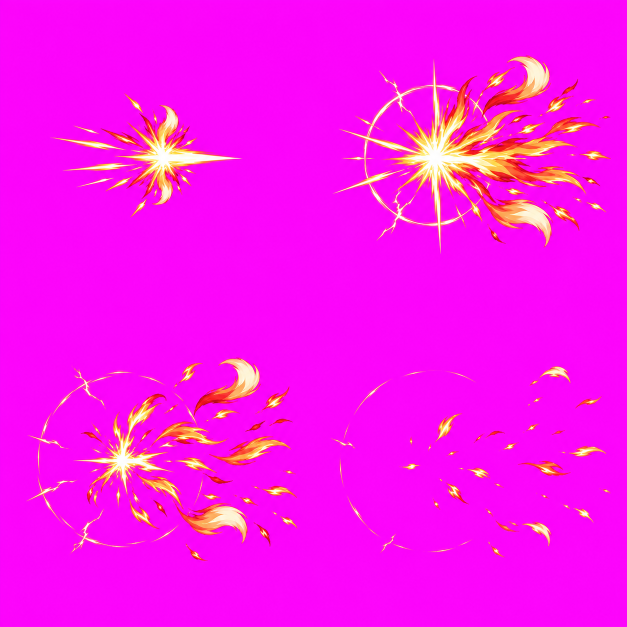
#> input picture assets/fx/heroes/fire/pierce3/raw-sheet.png, 1254 x 1254 px, found by its file name (shown at 1/2 size)
$ python align.py
#> lines starting #> are read from the running program, lines starting #| are printed output that depends on the picture; after the words box and inside, x2 and y2 are one past the last pixel; in counts of white or black regions, pixels touching at a corner belong together
# The spear-hit burst (owner 07/11: "loại hiệu ứng mũi lao trúng địch"): every frame's impact point on one spot, so the
# burst does not jump between frames. The point is the centroid of each frame's white-hot core; the last frame (embers
# only) keeps the shift of the frame before it. Writes raw-aligned.png for export_fx.py.
import json
import numpy as np
from PIL import Image
im = np.asarray(Image.open('pierce3/raw-sheet.png').convert('RGB')).astype(int); H, W = im.shape[:2]; cw, ch = W // 2, H // 2
#> after `H, W = im.shape[:2]`: H = 1254; W = 1254
#> after `cw, ch = (W // 2, H // 2)`: cw = 627; ch = 627
cells = [im[(i // 2) * ch:(i // 2 + 1) * ch, (i % 2) * cw:(i % 2 + 1) * cw] for i in range(4)]
#> cells = 4 items
def core(c):
    # the largest white-hot blob (the star at the impact point; the flames' highlights are smaller)
    from scipy import ndimage
    m = (c[..., 0] > 248) & (c[..., 1] > 240) & (c[..., 2] > 200)
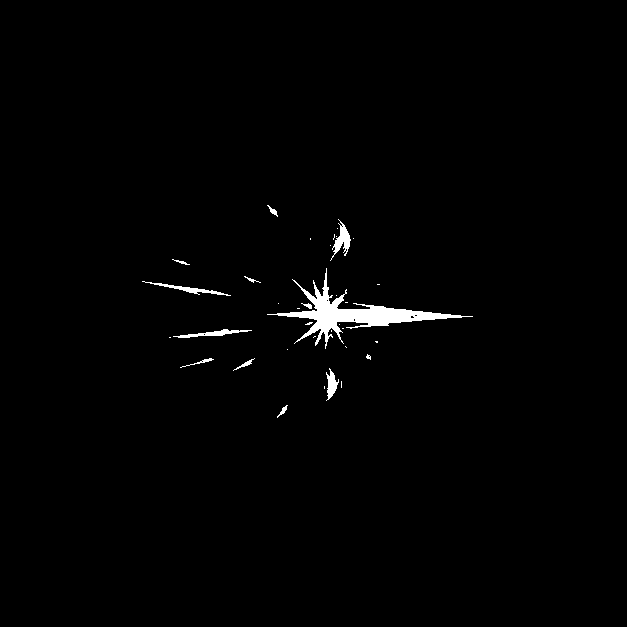
#> m: shape (627, 627) bool; 1.1% white; 35 white regions (23 under 20 px), largest, box (x1, y1, x2, y2) and area: (267, 268, 473, 349) 2962, (330, 219, 351, 261) 309, (142, 281, 231, 296) 261
    lab, n = ndimage.label(ndimage.binary_dilation(m, iterations=3))
#> lab: shape (627, 627) int32; 18 distinct labels, from 0 to 17
#> n = 17
    if not n: return None
    sizes = ndimage.sum(m, lab, range(1, n + 1)); k = int(np.argmax(sizes)) + 1
#> after `sizes = ndimage.sum(m, lab, range(1, n + 1))`: sizes = 17 values, max 3025 at index 4, min 1 at index 8, mean 257.3
#> after `k = int(np.argmax(sizes)) + 1`: k = 5
    if sizes[k - 1] < 40: return None
    ys, xs = np.nonzero(m & (lab == k)); return xs.mean(), ys.mean()
#> after `ys, xs = np.nonzero(m & (lab == k))`: ys = 3025 values from 268 to 348; xs = 3025 values, max 472 at index 1826, min 267 at index 1278, mean 352.7
cores = [core(c) for c in cells[:3]] + [None]; print([tuple(round(v) for v in c) if c else None for c in cores])
#> in core (call 2), `m = (c[..., 0] > 248) & (c[..., 1] > 240) & (c[..., 2] > 200)`: m: shape (627, 627) bool; 2.5% white; 165 white regions (129 under 20 px), largest, box (x1, y1, x2, y2) and area: (189, 235, 350, 477) 4920, (396, 415, 466, 458) 777, (423, 122, 460, 179) 734
#> in core (call 2), `lab, n = ndimage.label(ndimage.binary_dilation(m, iterations=3))`:
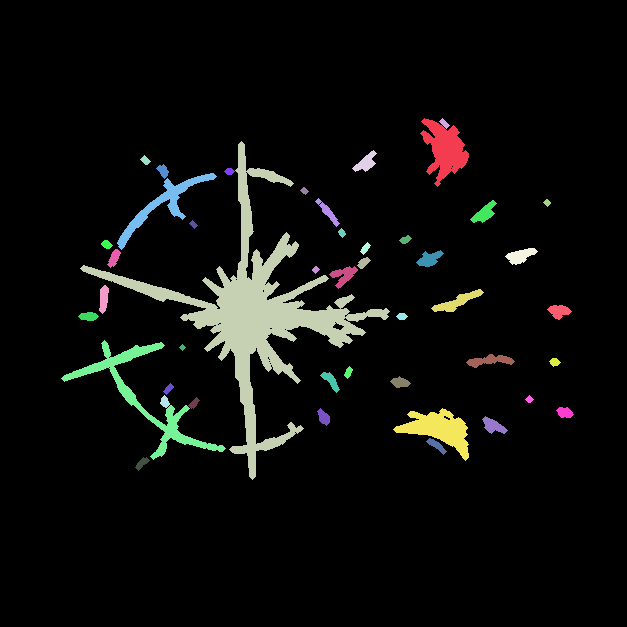
#> lab: shape (627, 627) int32; 47 distinct labels, from 0 to 46; one colour per label, 0 black
#> in core (call 2), `lab, n = ndimage.label(ndimage.binary_dilation(m, iterations=3))`: n = 46
#> in core (call 2), `sizes = ndimage.sum(m, lab, range(1, n + 1))`: sizes = 46 values, max 6157 at index 2, min 1 at index 9, mean 216.6
#> in core (call 2), `k = int(np.argmax(sizes)) + 1`: k = 3
#> in core (call 2), `ys, xs = np.nonzero(m & (lab == k))`: ys = 6157 values from 144 to 476; xs = 6157 values, max 386 at index 2550, min 83 at index 720, mean 253.5
#> in core (call 3), `m = (c[..., 0] > 248) & (c[..., 1] > 240) & (c[..., 2] > 200)`: m: shape (627, 627) bool; 1.3% white; 101 white regions (74 under 20 px), largest, box (x1, y1, x2, y2) and area: (172, 246, 323, 344) 1828, (472, 98, 509, 152) 735, (418, 394, 485, 428) 719
#> in core (call 3), `lab, n = ndimage.label(ndimage.binary_dilation(m, iterations=3))`:
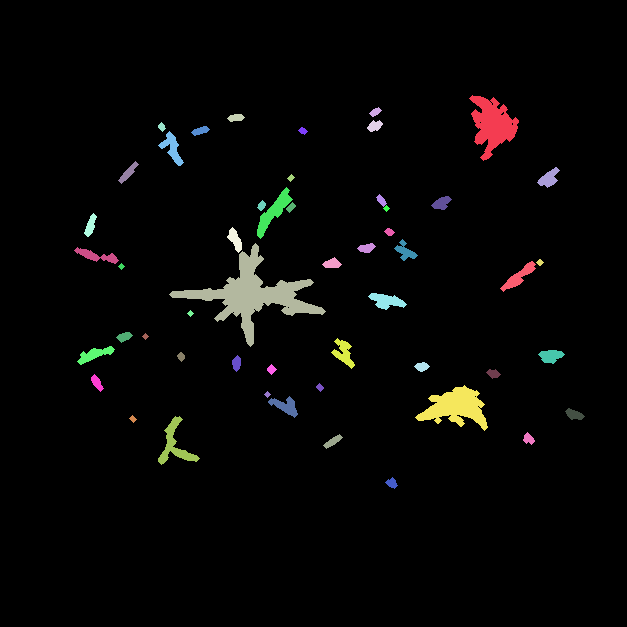
#> lab: shape (627, 627) int32; 52 distinct labels, from 0 to 51; one colour per label, 0 black
#> in core (call 3), `lab, n = ndimage.label(ndimage.binary_dilation(m, iterations=3))`: n = 51
#> in core (call 3), `sizes = ndimage.sum(m, lab, range(1, n + 1))`: sizes = 51 values, max 1856 at index 21, min 1 at index 16, mean 98.06
#> in core (call 3), `k = int(np.argmax(sizes)) + 1`: k = 22
#> in core (call 3), `ys, xs = np.nonzero(m & (lab == k))`: ys = 1856 values from 246 to 343; xs = 1856 values, max 322 at index 1696, min 172 at index 837, mean 252.8
#> after `cores = [core(c) for c in cells[:3]] + [None]`: cores = 4 items
#| [(353, 314), (254, 314), (253, 294), None]
target = cores[1]; out = np.full_like(im, (255, 0, 255)); last = (0, 0)
#> after `target = cores[1]`: target = (253.5, 314.1)
for i, c in enumerate(cells):
    dx, dy = (round(target[0] - cores[i][0]), round(target[1] - cores[i][1])) if cores[i] else last; last = (dx, dy)
    sh = np.full_like(c, (255, 0, 255)); ys, xs = np.mgrid[0:ch, 0:cw]; ty, tx = ys + dy, xs + dx; ok = (ty >= 0) & (ty < ch) & (tx >= 0) & (tx < cw)
    sh[ty[ok], tx[ok]] = c[ys[ok], xs[ok]]
    out[(i // 2) * ch:(i // 2 + 1) * ch, (i % 2) * cw:(i % 2 + 1) * cw] = sh
#> this loop made 4 passes
#> (dx, dy) on passes 1 to 4: (-99, 0), (0, 0), (1, 20), (1, 20)
#> pass 1, `ty, tx = (ys + dy, xs + dx)`:
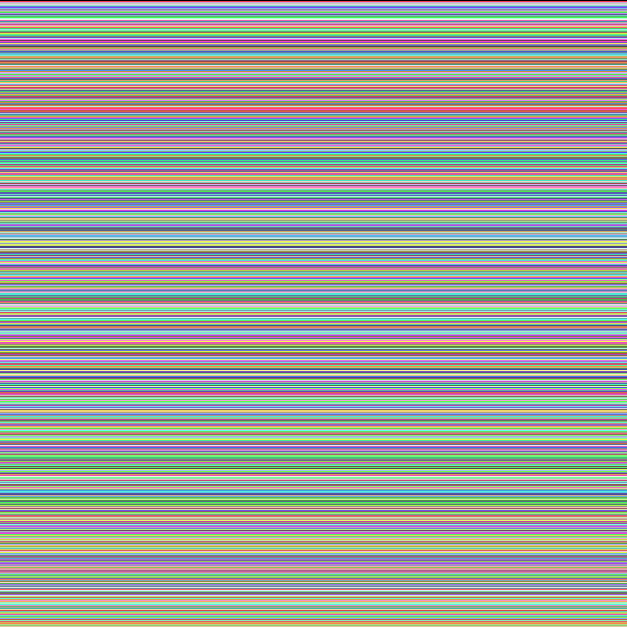
#> ty: shape (627, 627) int64; 627 distinct labels, from 0 to 626; one colour per label, 0 black
#> pass 1, `ty, tx = (ys + dy, xs + dx)`:
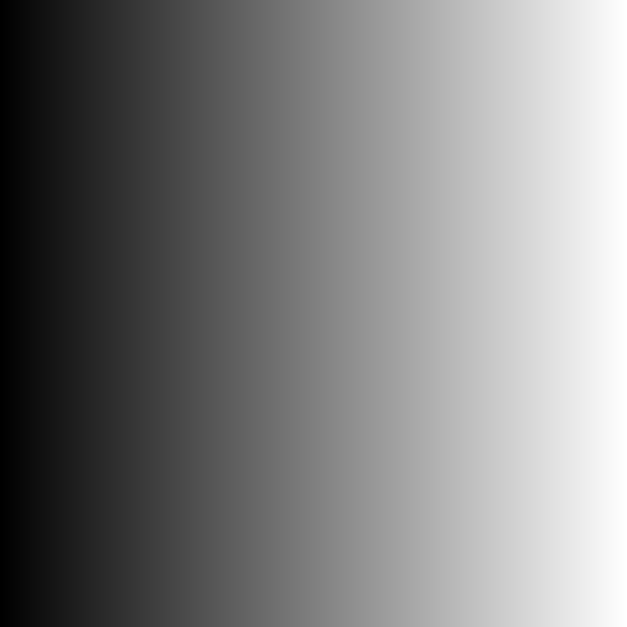
#> tx: shape (627, 627) int64; min -99, max 527, mean 214; drawn with min black and max white
#> pass 1, `ok = (ty >= 0) & (ty < ch) & (tx >= 0) & (tx < cw)`:
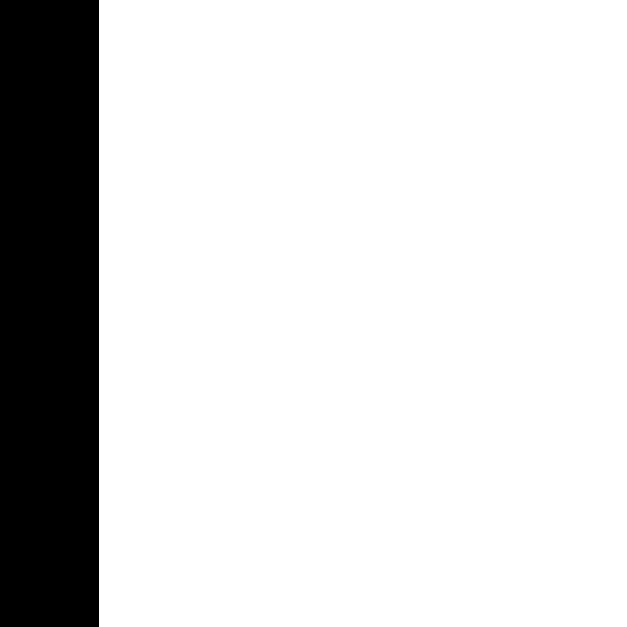
#> ok: shape (627, 627) bool; 84.2% white; 1 black region, box (x1, y1, x2, y2) and area: (0, 0, 99, 627) 62073
#> after the loop:
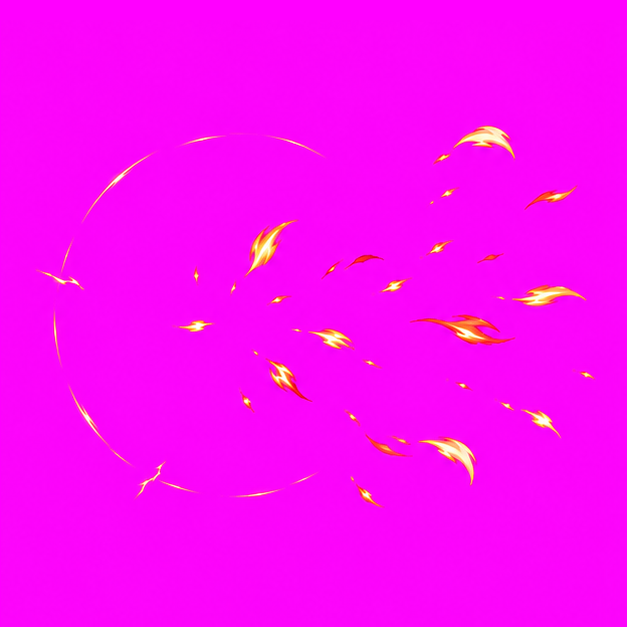
#> sh: shape (627, 627, 3) int64; mean of channels 0, 1, 2 251.9, 7.7, 247.4; drawn as R, G, B
Image.fromarray(out.astype(np.uint8)).save('pierce3/raw-aligned.png')
json.dump({'impact': [round(target[0] / cw, 3), round(target[1] / ch, 3)]}, open('pierce3/impact.json', 'w'))
print('impact point', round(target[0] / cw, 3), round(target[1] / ch, 3))
#| impact point 0.404 0.501
